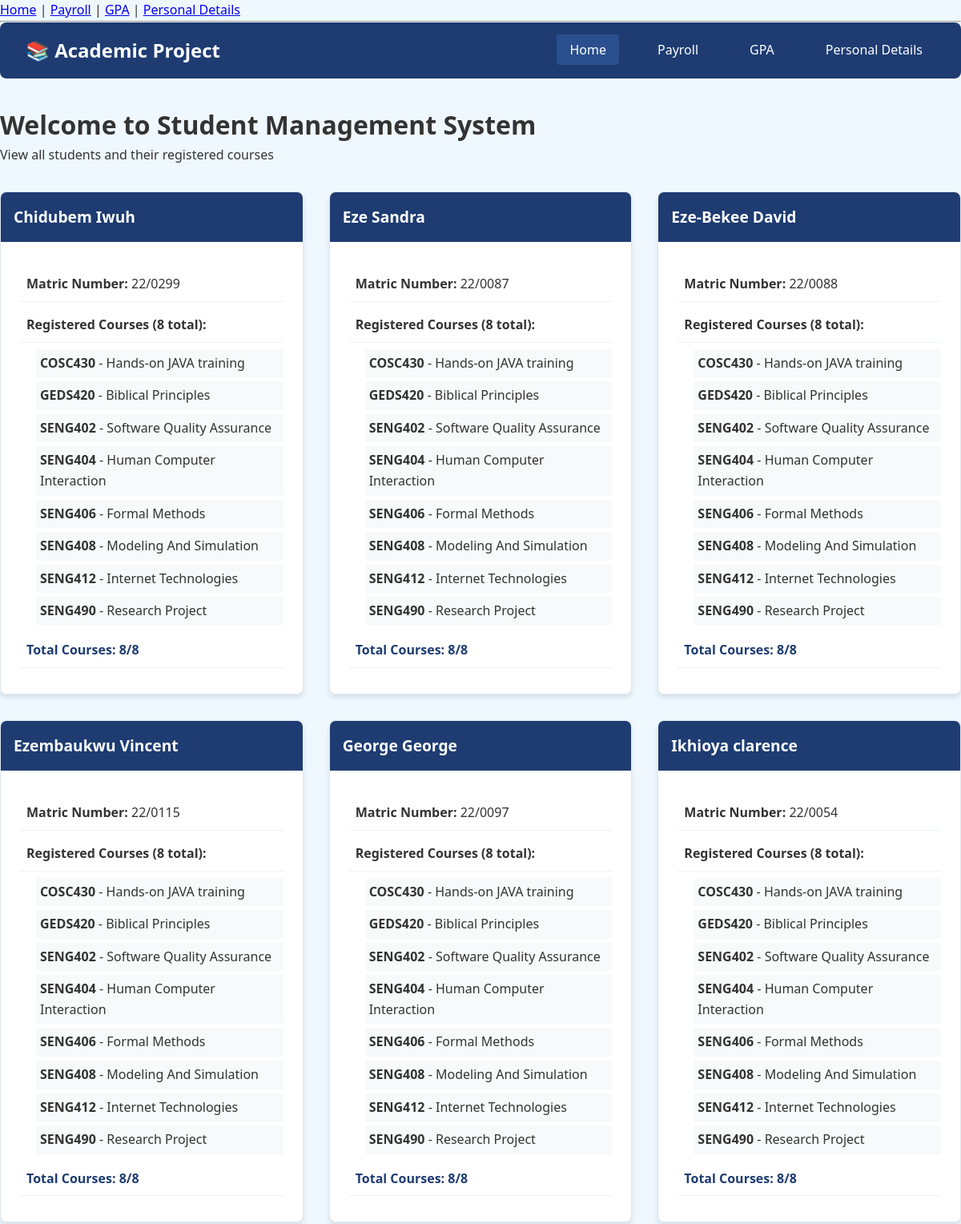
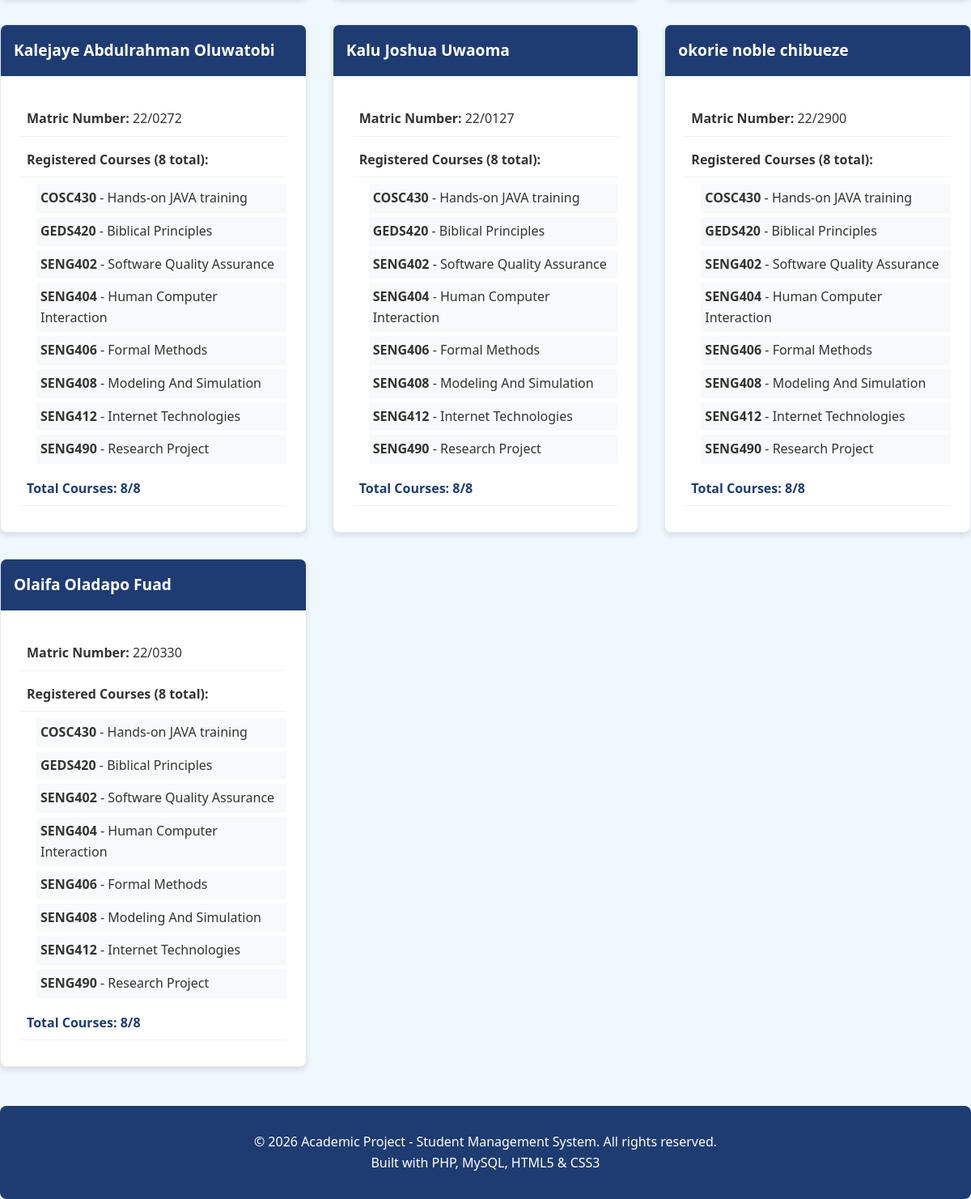
The page / on the database its author committed (2 pictures, top to bottom).
### tables this page shows
CREATE TABLE students (
    id INT PRIMARY KEY AUTO_INCREMENT,
    matric_number VARCHAR(20) UNIQUE NOT NULL,
    name VARCHAR(100) NOT NULL,
    blood_group VARCHAR(5),
    state_of_origin VARCHAR(50),
    phone VARCHAR(15),
    hobbies TEXT,
    created_at TIMESTAMP DEFAULT CURRENT_TIMESTAMP
);

CREATE TABLE courses (
    id INT PRIMARY KEY AUTO_INCREMENT,
    course_code VARCHAR(10) UNIQUE NOT NULL,
    course_title VARCHAR(100) NOT NULL,
    credit_unit INT NOT NULL
);

### index.php (the view, shortened to what this page needs)
<?php
require_once 'config/db.php';
include 'includes/header.php';
include 'includes/navbar.php';
?>
<div class="home-page">
    <h1>Welcome to Student Management System</h1>
    <p class="subtitle">View all students and their registered courses</p>
    <div class="card-container">
        <?php
        $query = "SELECT s.id, s.matric_number, s.name,
                         c.course_code, c.course_title
                  FROM students s
                  LEFT JOIN student_courses sc ON s.id = sc.student_id
                  LEFT JOIN courses c ON sc.course_id = c.id
                  ORDER BY s.name, c.course_code";
        $result = mysqli_query($conn, $query);
        if (mysqli_num_rows($result) > 0) {
            $current_student = null;
            $student_courses = [];
            while ($row = mysqli_fetch_assoc($result)) {
                $student_id = $row['id'];
                if ($current_student != $student_id) {
                    if ($current_student !== null) {
                        displayStudentCard($current_student_data, $student_courses);
                    }
                    $current_student = $student_id;
                    $current_student_data = $row;
                    $student_courses = [];
                }
                if ($row['course_code']) {
                    $student_courses[] = [
                        'code' => $row['course_code'],
                        'title' => $row['course_title']
                    ];
                }
            }
            if ($current_student !== null) {
                displayStudentCard($current_student_data, $student_courses);
            }
        } else {
            echo "<p>No students found.</p>";
        }
function displayStudentCard($student, $courses) {
    ?>
    <div class="card">
        <div class="card-header">
            <?php echo htmlspecialchars($student['name']); ?>
        </div>
        <div class="card-body">
            <p><strong>Matric Number:</strong> <?php echo htmlspecialchars($student['matric_number']); ?></p>
            <p><strong>Registered Courses (<?php echo count($courses); ?> total):</strong></p>
            <?php if (empty($courses)): ?>
                <p class="alert alert-error">No courses registered</p>
            <?php else: ?>
                <ul style="margin-left: 20px; list-style-type: none; padding: 0;">
                    <?php
                    foreach ($courses as $course):
                    ?>
                        <li style="margin-bottom: 5px; padding: 5px; background: #f8f9fa; border-radius: 3px;">
                            <strong><?php echo htmlspecialchars($course['code']); ?></strong> -
                            <?php echo htmlspecialchars($course['title']); ?>
                        </li>
                    <?php endforeach; ?>
                </ul>
                <p style="margin-top: 10px; color: #1e3c72;">
                    <strong>Total Courses: <?php echo count($courses); ?>/8</strong>
                </p>
            <?php endif; ?>
        </div>
    </div>
    <?php
}
        ?>
    </div>
</div>
<?php
include 'includes/footer.php';
?>

### assets/css/style.css (style rules this page uses)
* { margin: 0; padding: 0; box-sizing: border-box; }
body { font-family: 'Segoe UI', Tahoma, Geneva, Verdana, sans-serif; background-color: #f0f8ff; color: #333; line-height: 1.6; }
.card-container { display: grid; grid-template-columns: repeat(auto-fill, minmax(350px, 1fr)); gap: 2rem; margin-top: 2rem; }
.card { background: white; border-radius: 8px; box-shadow: 0 4px 6px rgba(0, 0, 0, 0.1); overflow: hidden; border: 1px solid #e1e8ed; }
.card-header { background-color: #1e3c72; color: white; padding: 1rem; font-weight: bold; font-size: 1.2rem; }
.card-body { padding: 1.5rem; }
.card-body p { margin: 0.5rem 0; padding: 0.5rem; border-bottom: 1px solid #eef2f7; }

### rows shown on the page
students: count($courses) "8", code "COSC430", title "Hands-on JAVA training", name "Eze Sandra", matric_number "22/0087"
students: name "Chidubem Iwuh", matric_number "22/0299", courses.course_code "GEDS420", courses.course_title "Biblical Principles", courses.course_code "SENG402", courses.course_title "Software Quality Assurance", courses.course_code "SENG404", courses.course_title "Human Computer Interaction", courses.course_code "SENG406", courses.course_title "Formal Methods", courses.course_code "SENG408", courses.course_title "Modeling And Simulation", courses.course_code "SENG412", courses.course_title "Internet Technologies", courses.course_code "SENG490", courses.course_title "Research Project"
students: count($courses) "8", code "COSC430", title "Hands-on JAVA training", code "GEDS420", title "Biblical Principles", code "SENG402", title "Software Quality Assurance", code "SENG404", title "Human Computer Interaction", code "SENG406", title "Formal Methods", code "SENG408", title "Modeling And Simulation", code "SENG412", title "Internet Technologies", code "SENG490", title "Research Project", name "Eze-Bekee David", matric_number "22/0088"
students: count($courses) "8", code "COSC430", title "Hands-on JAVA training", code "GEDS420", title "Biblical Principles", code "SENG402", title "Software Quality Assurance", code "SENG404", title "Human Computer Interaction", code "SENG406", title "Formal Methods", code "SENG408", title "Modeling And Simulation", code "SENG412", title "Internet Technologies", code "SENG490", title "Research Project", name "Ezembaukwu Vincent", matric_number "22/0115"
students: count($courses) "8", code "COSC430", title "Hands-on JAVA training", code "GEDS420", title "Biblical Principles", code "SENG402", title "Software Quality Assurance", code "SENG404", title "Human Computer Interaction", code "SENG406", title "Formal Methods", code "SENG408", title "Modeling And Simulation", code "SENG412", title "Internet Technologies", code "SENG490", title "Research Project", name "George George", matric_number "22/0097"
students: count($courses) "8", code "COSC430", title "Hands-on JAVA training", code "GEDS420", title "Biblical Principles", code "SENG402", title "Software Quality Assurance", code "SENG404", title "Human Computer Interaction", code "SENG406", title "Formal Methods", code "SENG408", title "Modeling And Simulation", code "SENG412", title "Internet Technologies", code "SENG490", title "Research Project", name "Ikhioya clarence", matric_number "22/0054"
students: count($courses) "8", code "COSC430", title "Hands-on JAVA training", code "GEDS420", title "Biblical Principles", code "SENG402", title "Software Quality Assurance", code "SENG404", title "Human Computer Interaction", code "SENG406", title "Formal Methods", code "SENG408", title "Modeling And Simulation", code "SENG412", title "Internet Technologies", code "SENG490", title "Research Project", name "Kalejaye Abdulrahman Oluwatobi", matric_number "22/0272"
students: count($courses) "8", code "COSC430", title "Hands-on JAVA training", code "GEDS420", title "Biblical Principles", code "SENG402", title "Software Quality Assurance", code "SENG404", title "Human Computer Interaction", code "SENG406", title "Formal Methods", code "SENG408", title "Modeling And Simulation", code "SENG412", title "Internet Technologies", code "SENG490", title "Research Project", name "Kalu Joshua Uwaoma", matric_number "22/0127"
students: count($courses) "8", code "COSC430", title "Hands-on JAVA training", code "GEDS420", title "Biblical Principles", code "SENG402", title "Software Quality Assurance", code "SENG404", title "Human Computer Interaction", code "SENG406", title "Formal Methods", code "SENG408", title "Modeling And Simulation", code "SENG412", title "Internet Technologies", code "SENG490", title "Research Project", name "okorie noble chibueze", matric_number "22/2900"
students: count($courses) "8", code "COSC430", title "Hands-on JAVA training", code "GEDS420", title "Biblical Principles", code "SENG402", title "Software Quality Assurance", code "SENG404", title "Human Computer Interaction", code "SENG406", title "Formal Methods", code "SENG408", title "Modeling And Simulation", code "SENG412", title "Internet Technologies", code "SENG490", title "Research Project", name "Olaifa Oladapo Fuad", matric_number "22/0330"

### other values the page prints
count($courses) "8"
$course['code'] "COSC430"
$course['title'] "Hands-on JAVA training"
$course['code'] "GEDS420"
$course['title'] "Biblical Principles"
$course['code'] "SENG402"
$course['title'] "Software Quality Assurance"
$course['code'] "SENG404"
$course['title'] "Human Computer Interaction"
$course['code'] "SENG406"
$course['title'] "Formal Methods"
$course['code'] "SENG408"
$course['title'] "Modeling And Simulation"
$course['code'] "SENG412"
$course['title'] "Internet Technologies"
